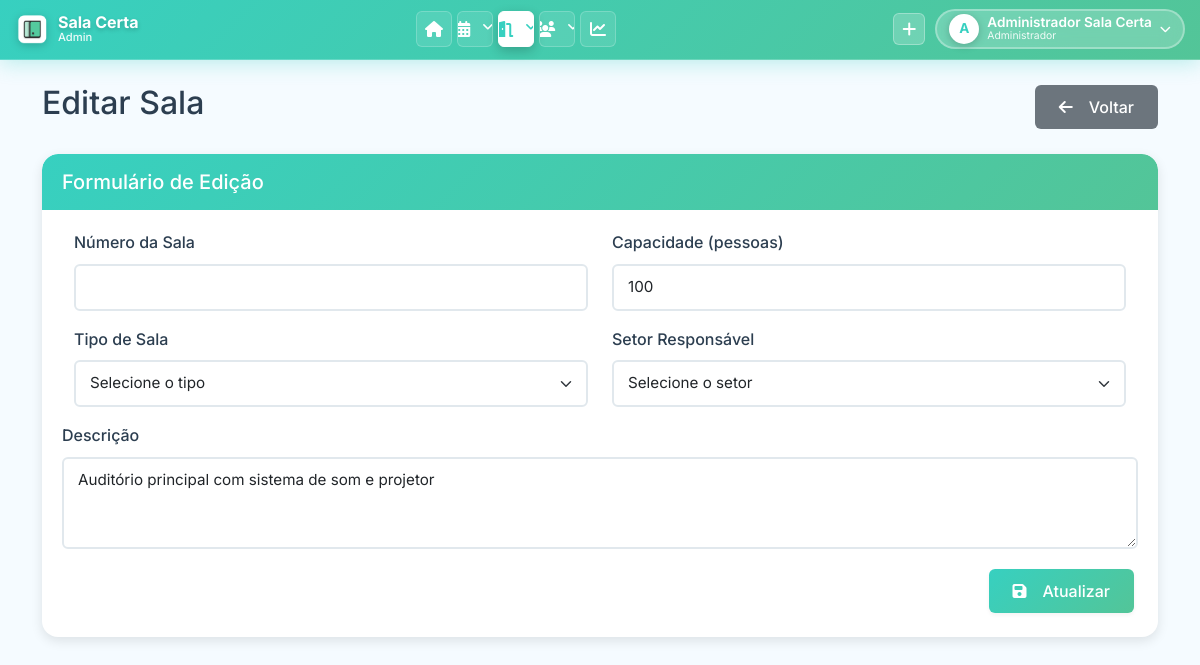
Page /pages/editar_sala.php?id=7 (signed in) on the earlier database version.
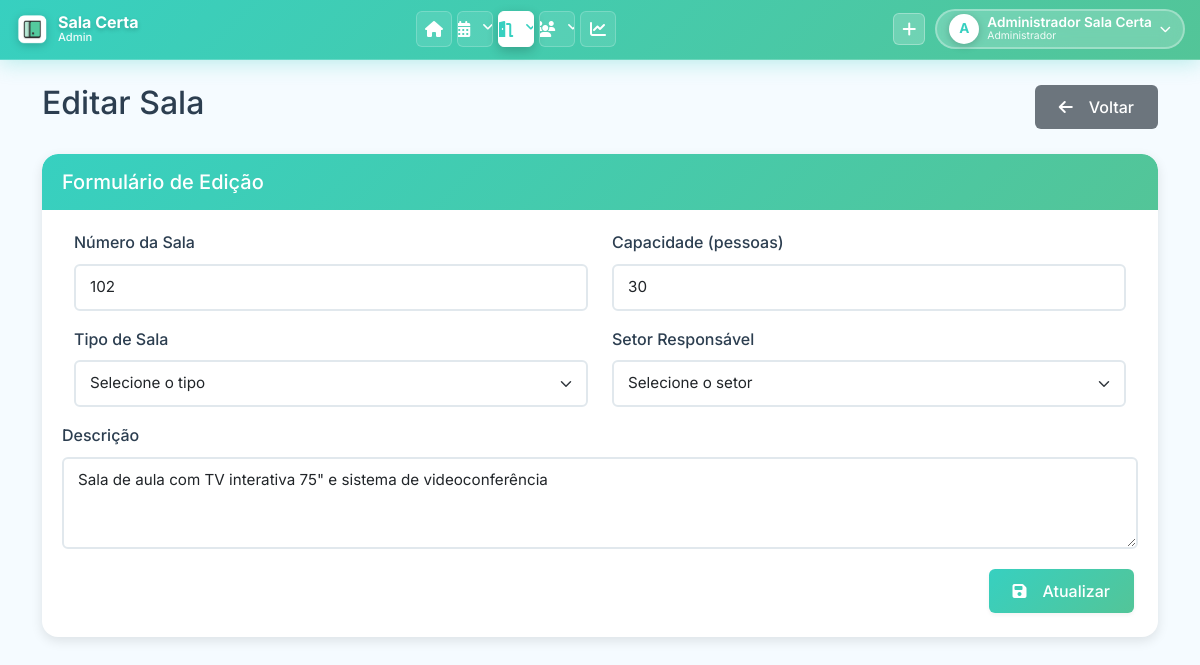
Same page on the later database version.
### tables this page shows
CREATE TABLE `SALA` (
    `SALA_ID` INT(11) NOT NULL AUTO_INCREMENT,
    `NUM_SALA` VARCHAR(50) NOT NULL COMMENT 'Número/código da sala (ex: 101, T01, LAB-01)',
    `QTD_PESSOAS` INT(11) NOT NULL DEFAULT 0 COMMENT 'Capacidade máxima de pessoas',
    `DESCRICAO` TEXT DEFAULT NULL COMMENT 'Descrição da sala e recursos disponíveis',
    `TIPO_SALA` VARCHAR(100) DEFAULT '' COMMENT 'Tipo: Sala de Aula, Laboratório, Auditório, Sala de Reunião, Biblioteca',
    `SETOR_RESPONSAVEL` VARCHAR(255) DEFAULT '' COMMENT 'Setor responsável pela sala',
    PRIMARY KEY (`SALA_ID`),
    UNIQUE KEY `uk_num_sala` (`NUM_SALA`)
);

### classes/Sala.php (called while the page is built, shortened)
<?php
class Sala {
    public static function buscarPorId($id) {
        $conn = Conexao::getConn();
        $sql = "SELECT * FROM SALA WHERE SALA_ID = :id";
        $stmt = $conn->prepare($sql);
        $stmt->bindValue(':id', $id);
        $stmt->execute();
        return $stmt->fetch();
    }
}

### pages/editar_sala.php (the view, shortened to what this page needs)
<?php
require_once '../classes/Sala.php';
$id = $_GET['id'];
$sala_dados = Sala::buscarPorId($id);
include '../includes/header.php';
?>
<div class="row">
    <div class="col-md-12">
        <div class="d-flex justify-content-between align-items-center mb-4">
            <h2>Editar Sala</h2>
            <a href="salas.php" class="btn btn-secondary">
                <i class="fas fa-arrow-left me-2"></i>Voltar
            </a>
        </div>
        <div class="card">
            <div class="card-header">
                <h5 class="card-title mb-0">Formulário de Edição</h5>
            </div>
            <div class="card-body">
                <form method="post" class="needs-validation" novalidate>
                    <div class="row mb-3">
                        <div class="col-md-6">
                            <label for="num_sala" class="form-label">Número da Sala</label>
                            <input type="number" class="form-control" id="num_sala" name="num_sala" value="<?php echo $sala_dados['NUM_SALA']; ?>" required min="1">
                        </div>
                        <div class="col-md-6">
                            <label for="qtd_pessoas" class="form-label">Capacidade (pessoas)</label>
                            <input type="number" class="form-control" id="qtd_pessoas" name="qtd_pessoas" value="<?php echo $sala_dados['QTD_PESSOAS']; ?>" required min="1">
                        </div>
                    </div>
                    <div class="row mb-3">
                        <div class="col-md-6">
                            <label for="tipo_sala" class="form-label">Tipo de Sala</label>
                            <select class="form-select" id="tipo_sala" name="tipo_sala" required>
                                <option value="">Selecione o tipo</option>
                            </select>
                        </div>
                        <div class="col-md-6">
                            <label for="setor_responsavel" class="form-label">Setor Responsável</label>
                            <select class="form-select" id="setor_responsavel" name="setor_responsavel">
                                <option value="">Selecione o setor</option>
                            </select>
                        </div>
                    </div>
                    <div class="mb-3">
                        <label for="descricao" class="form-label">Descrição</label>
                        <textarea class="form-control" id="descricao" name="descricao" rows="3" required><?php echo $sala_dados['DESCRICAO']; ?></textarea>
                    </div>
                    <div class="d-grid gap-2 d-md-flex justify-content-md-end">
                        <button type="submit" class="btn btn-primary">
                            <i class="fas fa-save me-2"></i>Atualizar
                        </button>
                    </div>
                </form>
            </div>
        </div>
    </div>
</div>
<?php include '../includes/footer.php'; ?>

Differences in the rows shown:
changed sala: num_sala (not shown) → "102"; qtd_pessoas "100" → "30"; descricao "Auditório principal com sistema de som e projetor" → "Sala de aula com TV interativa 75\" e sistema de videoconferência"
